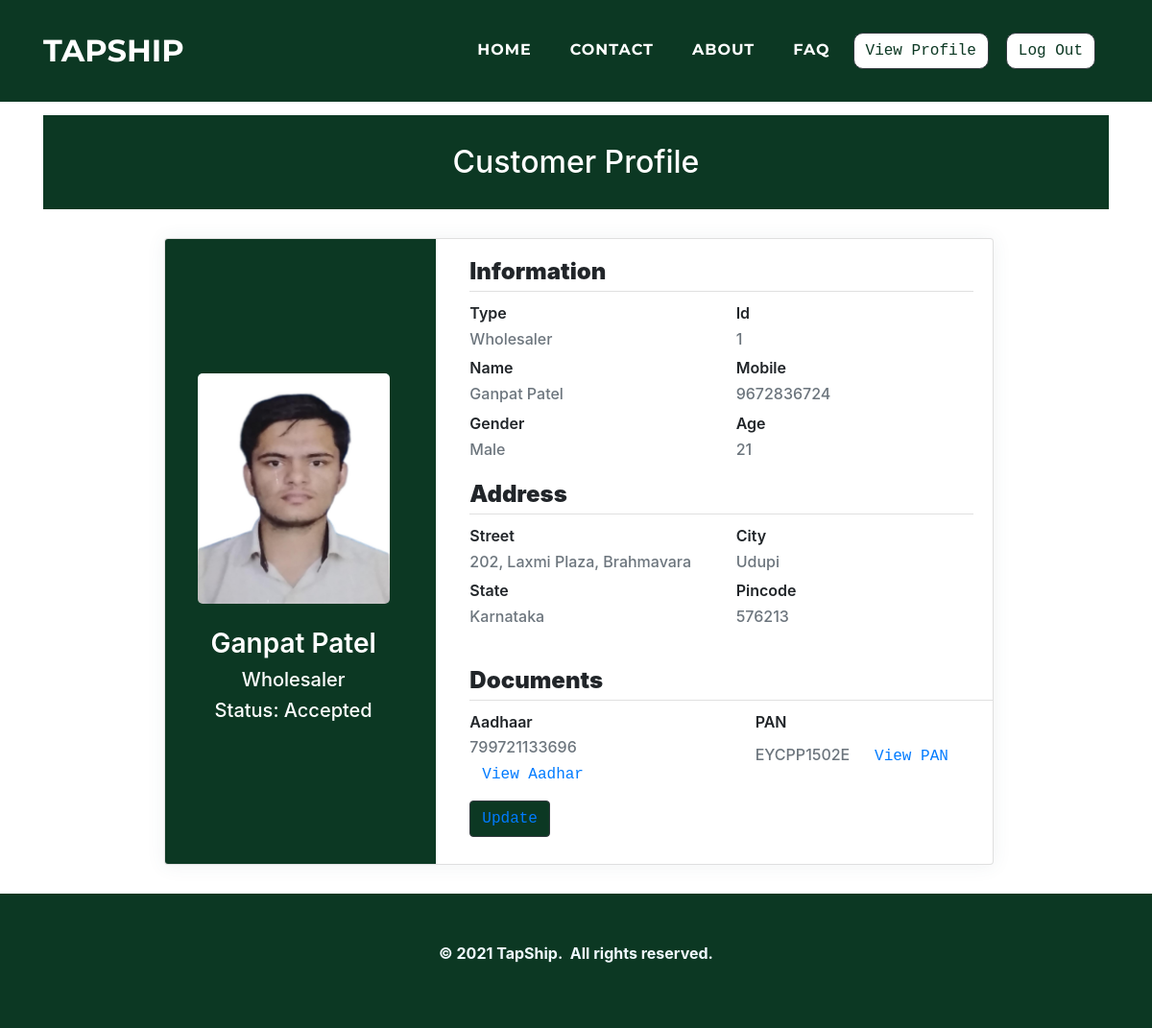
The app's page /customers/profile.php (signed in) with its own data.
### tables this page shows
CREATE TABLE `customer` (
  `c_id` int(11) NOT NULL,
  `c_name` varchar(100) NOT NULL,
  `c_mobile` varchar(25) NOT NULL,
  `c_contactname` varchar(50) NOT NULL,
  `c_gender` varchar(25) NOT NULL,
  `c_age` varchar(10) NOT NULL,
  `c_street` varchar(50) NOT NULL,
  `c_city` varchar(25) NOT NULL,
  `c_state` varchar(25) NOT NULL,
  `c_pincode` varchar(10) NOT NULL,
  `c_type` varchar(25) NOT NULL,
  `c_registration` varchar(100) NOT NULL,
  `c_aadhar` varchar(25) NOT NULL,
  `c_aadharpdf` varchar(100) NOT NULL,
  `c_pan` varchar(25) NOT NULL,
  `c_panpdf` varchar(100) NOT NULL,
  `c_photo` varchar(100) NOT NULL,
  `c_password` varchar(25) NOT NULL,
  `c_approve` varchar(100) NOT NULL
);

### customers/profile.php (the view, shortened to what this page needs)
<?php
$res = $_SESSION["sessionid"];
$c_mobile= $res;
?>
<!doctype html>
        <html>
            <head>
				<link rel="stylesheet" href="../assets/bootstrap/css/bootstrap.min.css">
				<link rel="stylesheet" href="../assets/fonts/font-awesome.min.css">
				<link rel="stylesheet" href="../assets/fonts/ionicons.min.css">
				<link rel="stylesheet" href="../assets/css/Article-List.css">
				<link rel="stylesheet" href="../assets/css/Footer-Dark.css">
				<link rel="stylesheet" href="../assets/css/Highlight-Blue.css">
				<link rel="stylesheet" href="https://cdnjs.cloudflare.com/ajax/libs/animate.css/3.5.2/animate.min.css">
				<link rel="stylesheet" href="https://cdnjs.cloudflare.com/ajax/libs/aos/2.2.0/aos.css">
				<link rel="stylesheet" href="../assets/css/Login-Form-Clean.css">
				<link rel="stylesheet" href="../assets/css/table-style.css">
                <link rel="stylesheet" href="../assets/css/profile.css">
                <link href='https://maxcdn.bootstrapcdn.com/bootstrap/4.0.0/css/bootstrap.min.css' rel='stylesheet'>
                <link href='https://cdnjs.cloudflare.com/ajax/libs/MaterialDesign-Webfont/3.6.95/css/materialdesignicons.css' rel='stylesheet'>
            </head>
        <body oncontextmenu='return false' class='snippet-body'>
        <div class="page-content page-container" id="page-content">
		<nav class="navbar navbar-light navbar-expand-lg fixed-top text-uppercase" id="mainNav" style="background: #0c3823;">
        <div class="container">
            <a class="navbar-brand js-scroll-trigger" data-bs-hover-animate="pulse" href="../index.php" style="font-family: Montserrat, sans-serif;">TAPSHIP</a>
            <div class="collapse navbar-collapse"
                id="navbarResponsive">
                <ul class="nav navbar-nav ml-auto">
                    <li class="nav-item mx-0 mx-lg-1"><a class="nav-link py-3 px-0 px-lg-3 rounded js-scroll-trigger" data-bs-hover-animate="pulse" href="../index.php" style="filter: contrast(100%) grayscale(0%) hue-rotate(0deg) invert(0%) sepia(0%);">HOME</a></li>
                    <li class="nav-item mx-0 mx-lg-1"><a class="nav-link py-3 px-0 px-lg-3 rounded js-scroll-trigger" data-bs-hover-animate="pulse" href="../contact.php">CONTACT</a></li>
                    <li class="nav-item mx-0 mx-lg-1"><a class="nav-link py-3 px-0 px-lg-3 rounded js-scroll-trigger" data-bs-hover-animate="pulse" href="../about.php">ABOUT</a></li>
                    <li class="nav-item mx-0 mx-lg-1"><a class="nav-link py-3 px-0 px-lg-3 rounded js-scroll-trigger" data-bs-hover-animate="pulse" href="../faq.php">FAQ</a></li>
                    <li class="nav-item mx-0 mx-lg-1"><a href="../customers/profile.php"><button class="btn btn-dark text-monospace" data-bs-hover-animate="pulse" type="button" style="margin: 10px;background: rgb(255,255,255);color: #0c3823;margin-left: 0;border-radius: 10px;">View Profile</button></a></li>
                    <li class="nav-item mx-0 mx-lg-1"><a href="../customers/logout-script.php"><button  class="btn btn-dark text-monospace" data-bs-hover-animate="pulse" type="button" style="margin: 10px;background: rgb(255,255,255);color: #0c3823;margin-left: 0;border-radius: 10px;">Log Out</button></a></li>
                </ul>
            </div>
        </div>
    </nav>
	<?php
$con=mysqli_connect("localhost","root","","tapship");
   $query = " select * from customer where c_mobile=".$c_mobile."";
   $result = mysqli_query($con,$query);
   while( $res=mysqli_fetch_assoc($result))
   {
       $c_id =  $res['c_id'];
       $c_name =  $res['c_name'];
       $c_gender =  $res['c_gender'];
       $c_age =  $res['c_age'];
       $c_street =  $res['c_street'];
       $c_city =  $res['c_city'];
       $c_state =  $res['c_state'];
       $c_pincode =  $res['c_pincode'];
       $c_type =  $res['c_type'];
       $c_aadhar =  $res['c_aadhar'];
       $c_aadharpdf =  $res['c_aadharpdf'];
       $c_pan =  $res['c_pan'];
       $c_panpdf =  $res['c_panpdf'];
       $c_photo =  $res['c_photo'];
       $c_approve =  $res['c_approve'];
   }
?>
    <div class="features-boxed">
        <div class="container" style="background: #ffffff;">
            <div class="intro" style="background: #0c3823;margin-top: 120px;margin-bottom: 30px;">
                <h2 class="text-center" data-aos="fade" style="color: rgb(255,255,255);padding: 30px;margin-bottom: 0px;">Customer Profile</h2>
            </div>
        </div>
    </div>
    <?php
    if($c_type=="Wholesaler")
    {
    ?>
    <div class="padding">
        <div class="row container d-flex justify-content-center">
            <div class="col-xl-12 col-md-12">
                <div class="card user-card-full">
                    <div class="row m-l-0 m-r-0">
                        <div class="col-md-4 bg-c-lite-green user-profile">
                            <div class="card-block text-center text-white">
                                <div class="m-b-25"> <img src="../customers/<?php echo  $c_photo;?>" width="200" height="240" align="center" class="img-radius" alt="User-Profile-Image"> </div>
                                <h3 class="f-w-600"><?php echo "$c_name"?></h3>
                                <h5>Wholesaler</h5>
								<h5>Status: <?php if($c_approve=="1"){echo "No Action";}else if($c_approve=="2"){echo " Accepted";}else if($c_approve=="3"){echo "Review";}else if($c_approve=="4"){echo "Rejected";}else if($c_approve=="5"){echo "Resubmitted";}  else{echo "Multiple Login State";} ?></h5>
                            </div>
                        </div>
                        <div class="col-sm-8">
                            <div class="card-block">
                                <h4 class="m-b-20 p-b-5 b-b-default f-w-600"><strong>Information</strong></h4>
                                <div class="row">
									<div class="col-sm-6">
                                        <p class="m-b-10 f-w-600">Type</p>
                                        <h6 class="text-muted f-w-400"><?php echo "$c_type"?></h6>
                                    </div>
                                    <div class="col-sm-6">
                                        <p class="m-b-10 f-w-600">Id</p>
                                        <h6 class="text-muted f-w-400"><?php echo "$c_id"?></h6>
                                    </div>
									<div class="col-sm-6">
                                        <p class="m-b-10 f-w-600">Name</p>
                                        <h6 class="text-muted f-w-400"><?php echo "$c_name"?></h6>
                                    </div>
									<div class="col-sm-6">
                                        <p class="m-b-10 f-w-600">Mobile</p>
                                        <h6 class="text-muted f-w-400"><?php echo "$c_mobile"?></h6>
                                    </div>
                                    <div class="col-sm-6">
                                        <p class="m-b-10 f-w-600">Gender</p>
                                        <h6 class="text-muted f-w-400"><?php echo "$c_gender"?></h6>
                                    </div>
									<div class="col-sm-6">
                                        <p class="m-b-10 f-w-600">Age</p>
                                        <h6 class="text-muted f-w-400"><?php echo "$c_age"?></h6>
                                    </div>
                                </div>
                                <h4 class="m-b-20 m-t-40 p-b-5 b-b-default  f-w-600"><strong>Address</strong></h4>
                                <div class="row">
                                    <div class="col-sm-6">
                                        <p class="m-b-10 f-w-600">Street</p>
                                        <h6 class="text-muted f-w-400"><?php echo "$c_street"?></h6>
                                    </div>
									<div class="col-sm-6">
                                        <p class="m-b-10 f-w-600">City</p>
                                        <h6 class="text-muted f-w-400"><?php echo "$c_city"?></h6>
                                    </div>
									<div class="col-sm-6">
                                        <p class="m-b-10 f-w-600">State</p>
                                        <h6 class="text-muted f-w-400"><?php echo "$c_state"?></h6>
                                    </div>
                                    <div class="col-sm-6">
                                        <p class="m-b-10 f-w-600">Pincode</p>
                                        <h6 class="text-muted f-w-400"><?php echo "$c_pincode"?></h6>
                                    </div>
                                </div>
								</div>
                                <h4 class="m-b-20 m-t-40 p-b-5 b-b-default m-l-20 f-w-600"><strong>Documents</strong></h4>
                                <div class="row">
                                    <div class="col-sm-6">
                                        <p class="m-b-10 m-l-20 f-w-600">Aadhaar</p>
                                        <h6 class="text-muted m-l-20 f-w-400"><?php echo "$c_aadhar"?> &nbsp; <button class="btn btn-grey text-monospace"><a href="../customers/<?php echo  $c_aadharpdf;?>" target="_blank">View Aadhar</a></button></h6>
                                    </div>
									<div class="col-sm-6">
                                        <p class="m-b-10  m-l-20 f-w-600">PAN</p>
                                        <h6 class="text-muted m-l-20 f-w-400"><?php echo "$c_pan"?> &nbsp; <button class="btn btn-grey text-monospace"><a href="../customers/<?php echo  $c_panpdf;?>" target="_blank">View PAN</a></button></h6>
                                    </div>
                                    <div class="col-sm-6">
                                        <p class="m-b-10  m-l-20 f-w-600"><button class="btn btn-dark text-monospace" style="background-color:#0c3823;"><a href="#" target="_blank">Update</a></button></p>
                                    </div>
                                </div>
	<?php
	}
	?>
                            </div>
                        </div>
                    </div>
                </div>
            </div>
        </div>
    </div>
<div class="footer-dark" style="background: rgb(12,56,35);">
        <footer>
            <div class="container">
                <p style="text-align: center;"><strong>© 2021 TapShip.&nbsp; All rights reserved.</strong><br></p>
            </div>
        </footer>
 </div>
  </body>
</html>

### assets/css/Footer-Dark.css (style rules this page uses)
.footer-dark { padding: 50px 0; bottom: 0; color: #f0f9ff; background-color: #282d32; }

### assets/css/table-style.css (style rules this page uses)
body { margin:0; font-family: sans-serif; }
* { box-sizing: border-box; }

### assets/css/profile.css (style rules this page uses)
body { background-color: #f9f9fa; }
.padding { padding-left: 13%; padding-right: 10%; }
.user-card-full { overflow: hidden; }
.card { border-radius: 5px; -webkit-box-shadow: 0 1px 20px 0 rgba(69, 90, 100, 0.08); box-shadow: 0 1px 20px 0 rgba(69, 90, 100, 0.08); border: none; margin-bottom: 30px; }
.m-r-0 { margin-right: 0px; }
.m-l-0 { margin-left: 0px; }
.user-card-full .user-profile { border-radius: 5px 0 0 5px; }
.bg-c-lite-green { background: #0c3823; }
.user-profile { padding: 120px 0; }
.card-block { padding: 1.25rem; }
.m-b-25 { margin-bottom: 25px; }
.img-radius { border-radius: 5px; }
h6 { font-size: 14px; }
.card .card-block p { line-height: 25px; }
.b-b-default { border-bottom: 1px solid #e0e0e0 }
.m-b-20 { margin-bottom: 10px; }
.p-b-5 { padding-bottom: 5px !important }
.m-b-10 { margin-bottom: 10px; }
.text-muted { color: #919aa3 !important; }
.f-w-600 { font-weight: 600; }
.m-t-40 { margin-top: 10px; }
.p-b-5 { padding-bottom: 5px !important; }
.m-b-10 { margin-bottom: 5px; }
.m-l-20 { margin-left: 20px; }
.m-t-40 { margin-top: 15px; }

### records on screen
customer: c_photo (picture), c_name "Ganpat Patel", c_type "Wholesaler", c_id "1", c_gender "Male", c_age "21", c_street "202, Laxmi Plaza, Brahmavara", c_city "Udupi", c_state "Karnataka", c_pincode "576213", c_aadhar "799721133696", c_pan "EYCPP1502E"

### other values on screen
$c_mobile "9672836724"
